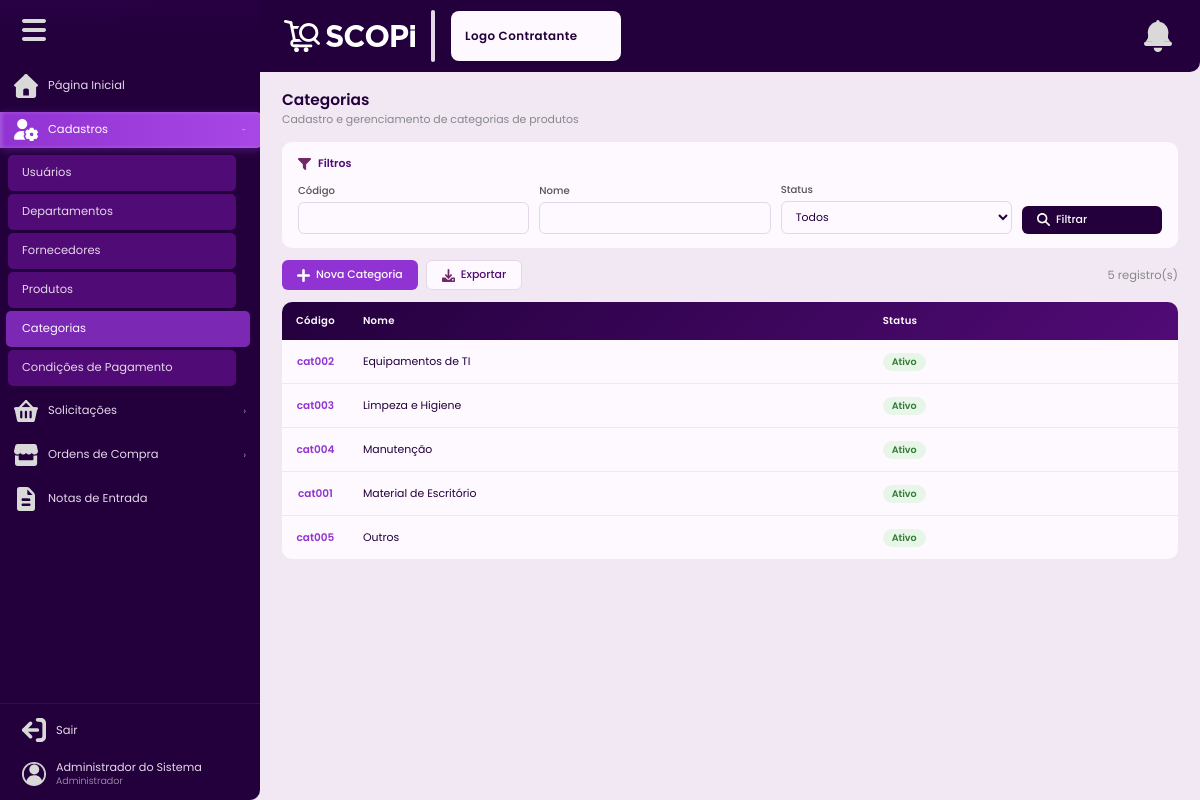
Screenshot of /categorias (signed in) with the database file from the repository.
### tables this page shows
CREATE TABLE IF NOT EXISTS categorias (
    id        INT UNSIGNED AUTO_INCREMENT PRIMARY KEY,
    nome      VARCHAR(100) NOT NULL UNIQUE,
    codigo    VARCHAR(20)  NOT NULL UNIQUE,
    situacao  ENUM('ativo','inativo') NOT NULL DEFAULT 'ativo'
);

### Controllers/BaseController.php (called while the page is built, shortened)
<?php
class BaseController{
    protected function renderizar(string $view, array $variaveis = []): void {
        extract($variaveis);
        require_once __DIR__ . '/../Views/templates/header.php';
        require_once __DIR__ . '/../Views/' . $view . '.php';
        require_once __DIR__ . '/../Views/templates/footer.php';
    }
}

### Controllers/CategoriaControlador.php (called while the page is built, shortened)
<?php
class CategoriaControlador extends BaseController {
    private CategoriaModelo $modelo;
    public function __construct() {
        $this->modelo = new CategoriaModelo();
    }
    public function listar(): void {
        $filtros = $_GET;
        $categorias = $this->modelo->listarComFiltros($filtros);
        $this->renderizar('cadastros/categorias', compact('categorias', 'filtros'));
    }
}

### index.php (called while the page is built, shortened)
<?php
require_once __DIR__ . '/Autoloader.php';
$routes = require __DIR__ . '/Config/Routes.php';
$uri = parse_url($_SERVER['REQUEST_URI'] ?? '/', PHP_URL_PATH) ?: '/';
$uri = '/' . trim($uri, '/');
$uri = $uri === '//' ? '/' : $uri;
function matchRoute(string $uri, array $routes): array
{
    foreach ($routes as $route => $handler) {
        $pattern = preg_replace('/\{[^\/]+\}/', '([^\/]+)', $route);
        $pattern = '#^' . rtrim($pattern, '/') . '$#';
        if (preg_match($pattern, rtrim($uri, '/') ?: '/', $matches)) {
            array_shift($matches);
            return [$handler, $matches];
        }
    }
    return [null, []];
}
[$handler, $params] = matchRoute($uri, $routes);
[$controllerName, $method] = $handler;
$controller = new $className();
call_user_func_array([$controller, $method], $params);

### Config/Auxiliares.php (called while the page is built, shortened)
<?php
class Auxiliares {
    public static function escapar(?string $valor): string {
        return htmlspecialchars($valor ?? '', ENT_QUOTES, 'UTF-8');
    }
}

### Autoloader.php (called while the page is built, shortened)
<?php
class Autoloader
{
    public static function register()
    {
        spl_autoload_register(function ($class) {
            $file = str_replace('\\', DIRECTORY_SEPARATOR, $class).'.php';
            if (file_exists($file)) {
                return true;
            }
            return false;
        });
    }
}

### Config/BancoDados.php (called while the page is built, shortened)
<?php
class BancoDados {
    private static ?self $instancia = null;
    private \PDO $conexao;
    private function __construct() {
        $hospedeiro = getenv('DB_HOST') ?: 'mysql';
        $nomeBanco  = getenv('NAME') ?: 'scopi';
        $usuario    = getenv('USER') ?: 'root';
        $senha      = getenv('PASS') !== false ? getenv('PASS') : 'root';
        $port       = getenv('DB_PORT') ?: '3306';
        $dsn = "mysql:host={$hospedeiro};dbname={$nomeBanco};port={$port};charset=utf8mb4";
        $this->conexao = new \PDO($dsn, $usuario, $senha, [
            \PDO::ATTR_ERRMODE            => \PDO::ERRMODE_EXCEPTION,
            \PDO::ATTR_DEFAULT_FETCH_MODE => \PDO::FETCH_ASSOC,
            \PDO::ATTR_EMULATE_PREPARES   => false,
        ]);
    }
    public static function obterInstancia(): self {
        if (self::$instancia === null) self::$instancia = new self();
        return self::$instancia;
    }
    public function obterConexao(): \PDO {
        return $this->conexao;
    }
}

### Models/ModeloBase.php (called while the page is built, shortened)
<?php
abstract class ModeloBase {
    public function __construct() {
        $this->bd = BancoDados::obterInstancia()->obterConexao();
    }
}

### Models/CategoriaModelo.php (called while the page is built, shortened)
<?php
class CategoriaModelo extends ModeloBase {
    public function listarComFiltros(array $filtros = []): array {
        $sql = "SELECT * FROM categorias WHERE 1=1";
        $p = [];
        $sql .= ' ORDER BY nome ASC';
        $q = $this->bd->prepare($sql);
        $q->execute($p);
        return $q->fetchAll();
    }
}

### Views/cadastros/categorias.php (the view, shortened to what this page needs)
<div class="pagina-cabecalho">
  <h1 class="pagina-titulo">Categorias</h1>
  <p class="pagina-subtitulo">Cadastro e gerenciamento de categorias de produtos</p>
</div>
<div class="painel-filtros">
  <div class="filtros-cabecalho">
    <img src="<?= BASE_URL ?>/public/assets/icons/iconeFiltro.svg" alt=""><span>Filtros</span>
  </div>
  <form method="GET" action="<?= BASE_URL ?>/categorias">
    <div class="filtros-campos">
      <div class="campo-filtro"><label>Código</label><input type="text" name="codigo" value="<?= Auxiliares::escapar($filtros['codigo']??'') ?>"></div>
      <div class="campo-filtro"><label>Nome</label><input type="text" name="nome" value="<?= Auxiliares::escapar($filtros['nome']??'') ?>"></div>
      <div class="campo-filtro"><label>Status</label>
        <select name="situacao">
          <option value="">Todos</option>
        </select>
      </div>
      <div class="campo-filtro" style="flex:0;align-self:flex-end;">
        <button type="submit" class="btn btn-filtrar"><img src="<?= BASE_URL ?>/public/assets/icons/iconeBusca.svg" alt=""> Filtrar</button>
      </div>
    </div>
  </form>
</div>
<div class="barra-acoes">
  <div class="grupo-botoes">
    <button class="btn btn-primario" onclick="Scopi.abrirCadastro('modalCategoria','formCategoria')">
      <img src="<?= BASE_URL ?>/public/assets/icons/iconeInserir.svg" alt=""> Nova Categoria
    </button>
    <button class="btn btn-secundario" onclick="window.open('<?= BASE_URL ?>/categorias/exportar' + window.location.search, '_blank')"><img src="<?= BASE_URL ?>/public/assets/icons/iconeDownload.svg" alt=""> Exportar</button>
  </div>
  <span style="font-size:.82rem;color:#888;"><?= count($categorias) ?> registro(s)</span>
</div>
<div class="tabela-container">
  <table class="tabela" id="tabelaCategorias">
    <thead><tr>
      <th>Código</th><th>Nome</th><th>Status</th><th class="coluna-acoes"></th>
    </tr></thead>
    <tbody>
      <?php if(empty($categorias)): ?>
        <tr><td colspan="4" style="text-align:center;padding:32px;color:#888;">Nenhuma categoria encontrada.</td></tr>
      <?php else: ?>
        <?php foreach($categorias as $c): ?>
        <tr>
          <td><span class="cod-clicavel" onclick="Scopi.abrirRegistro('modalCategoria','formCategoria','/categorias/dados',<?= $c['id'] ?>,'visualizar')"><?= Auxiliares::escapar($c['codigo']) ?></span></td>
          <td><?= Auxiliares::escapar($c['nome']) ?></td>
          <td><span class="badge badge-<?= $c['situacao'] ?>"><?= ucfirst($c['situacao']) ?></span></td>
          <td class="coluna-acoes">
          </td>
        </tr>
        <?php endforeach; ?>
      <?php endif; ?>
    </tbody>
  </table>
</div>

### public/assets/css/estilo.css (style rules this page uses)
:root { --fundo: #FEF9FF; --fundo-tela: #F1E8F4; --fundo-app: #F8F2FB; --escura: #23003C; --media: #510B76; --destaque: #9133D2; --destaque-alt: #5F00A2; --alerta: #C2185B; --sucesso: #2E7D32; --texto: #23003C; --branco: #FEF9FF; --suave: #E4D7EA; --borda: #E4D7EA; --sb-larg: 260px; --sb-min: 72px; --topbar-h: 72px; --raio: 10px; --raio-modal: 14px; --sombra: 0 0 40px rgba(35,0,60,.18); --trans: .22s ease; }
*,*::before,*::after { box-sizing:border-box;margin:0;padding:0 }
html { font-size:14px }
body { font-family:'Poppins',sans-serif;background:var(--fundo-tela);color:var(--texto);display:flex;min-height:100vh;overflow-x:hidden }
button { font-family:'Poppins',sans-serif }
.pagina-cabecalho { padding:18px 0 14px }
.pagina-titulo { font-size:1.1rem;font-weight:600;color:var(--escura);line-height:1.3;margin:0 }
.pagina-subtitulo { font-size:.78rem;font-weight:400;color:#888;margin-top:2px }
.painel-filtros { background:var(--fundo);border-radius:var(--raio);padding:14px 16px;margin-bottom:12px }
.filtros-cabecalho { display:flex;align-items:center;gap:7px;margin-bottom:10px }
.filtros-cabecalho img { width:13px;filter:brightness(0) saturate(100%) invert(20%) sepia(80%) saturate(600%) hue-rotate(260deg) }
.filtros-cabecalho span { font-size:.78rem;font-weight:600;color:var(--media) }
.filtros-campos { display:flex;flex-wrap:wrap;gap:10px;align-items:flex-end }
.campo-filtro { display:flex;flex-direction:column;gap:3px;flex:1;min-width:140px }
.campo-filtro label { font-size:.72rem;font-weight:500;color:#555 }
.campo-filtro input,.campo-filtro select { padding:7px 10px;border:1px solid var(--borda); border-radius:6px;font-family:'Poppins',sans-serif; font-size:.78rem;color:var(--texto);background:var(--fundo); transition:border-color var(--trans); }
.barra-acoes { display:flex;align-items:center;justify-content:space-between;margin-bottom:12px;flex-wrap:wrap;gap:8px }
.grupo-botoes { display:flex;gap:8px;flex-wrap:wrap }
.btn { display:inline-flex;align-items:center;gap:6px; padding:7px 15px;border-radius:6px; font-family:'Poppins',sans-serif;font-size:.78rem;font-weight:500; cursor:pointer;border:none;transition:all var(--trans);line-height:1.3; }
.btn img { width:13px;filter:brightness(0) invert(1) }
.btn-primario { background:var(--destaque);color:var(--branco) }
.btn-secundario { background:var(--fundo);color:var(--media);border:1px solid var(--borda) }
.btn-secundario img { filter:brightness(0) saturate(100%) invert(20%) sepia(80%) saturate(600%) hue-rotate(260deg) }
.btn-filtrar { background:var(--escura);color:var(--branco) }
.tabela-container { background:var(--fundo);border-radius:var(--raio);overflow:hidden }
.tabela { width:100%;border-collapse:collapse;font-size:.78rem }
.tabela thead { background:linear-gradient(135deg,var(--escura),var(--media));color:var(--branco) }
.tabela thead th { padding:11px 14px;text-align:left;font-weight:600;font-size:.72rem;letter-spacing:.3px;white-space:nowrap }
.tabela thead th:first-child,.tabela tbody td:first-child { width:36px;text-align:center }
.tabela tbody tr { border-bottom:1px solid #EDE7F6;transition:background var(--trans);position:relative }
.tabela tbody tr:last-child { border-bottom:none }
.tabela tbody td { padding:10px 14px;vertical-align:middle }
.cod-clicavel { color:var(--destaque);font-weight:600;cursor:pointer;font-size:.75rem }
.coluna-acoes { width:40px;text-align:center }
.badge { display:inline-flex;align-items:center;padding:2px 9px;border-radius:20px;font-size:.68rem;font-weight:600 }
.badge-ativo { background:#E8F5E9;color:#2E7D32 }

### rows the page displays
categorias: codigo "cat002", nome "Equipamentos de TI", situacao "Ativo"
categorias: codigo "cat003", nome "Limpeza e Higiene", situacao "Ativo"
categorias: codigo "cat004", nome "Manutenção", situacao "Ativo"
categorias: codigo "cat001", nome "Material de Escritório", situacao "Ativo"
categorias: codigo "cat005", nome "Outros", situacao "Ativo"

### other values shown
Auxiliares::escapar($usuario['nome']) "Administrador do Sistema"
Auxiliares::escapar($usuario['perfil']) "Administrador"
count($categorias) "5"
